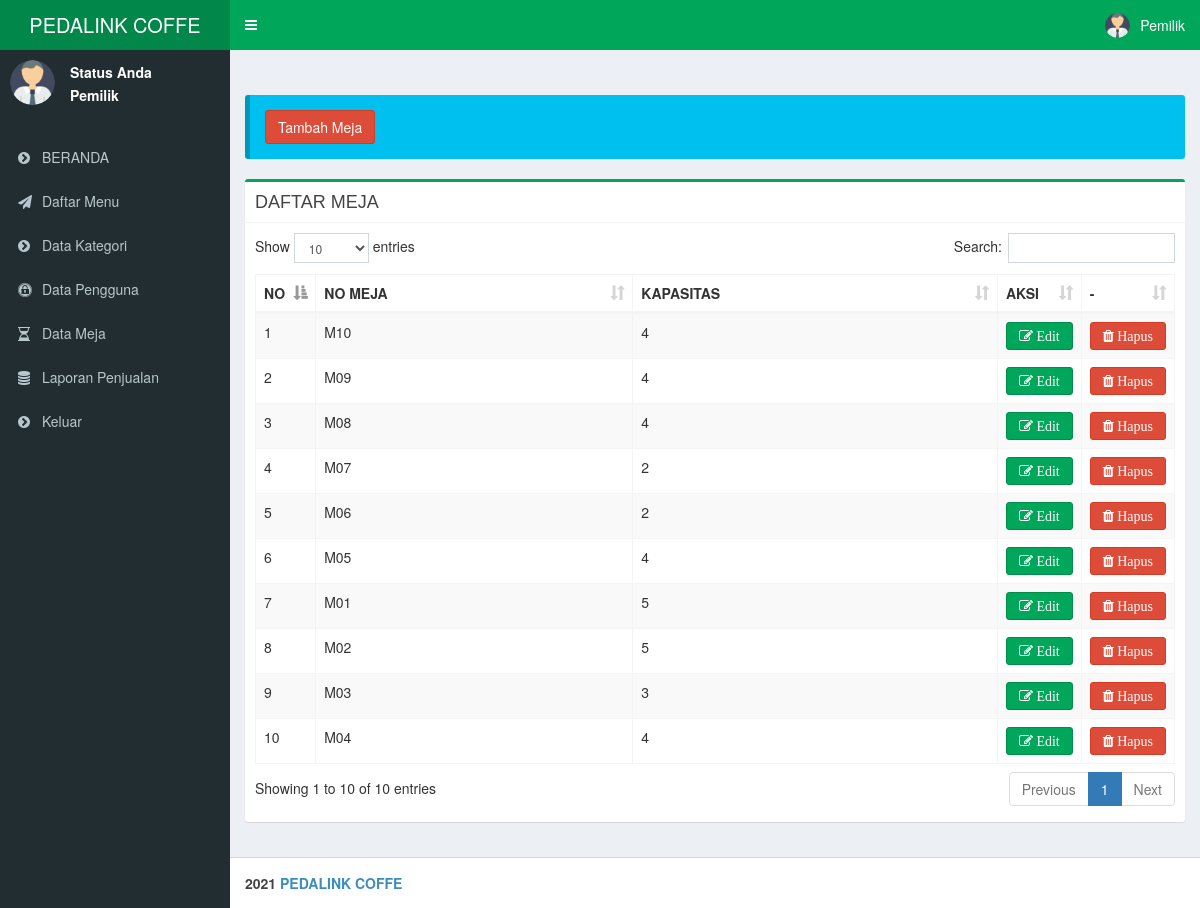
Page /beranda.php?page=meja (signed in) on the committed database.
### tables this page shows
CREATE TABLE IF NOT EXISTS `meja` (
  `kode` int(3) NOT NULL AUTO_INCREMENT,
  `no_meja` varchar(3) NOT NULL,
  `kapasitas` int(3) NOT NULL,
  `status` enum('tersedia','berisi','Reservasi') NOT NULL,
  PRIMARY KEY (`kode`)
);

### modul/meja/index.php (the view, shortened to what this page needs)
<section class="content-header">
  <div class="callout callout-info">
    <button class="btn btn-danger" data-toggle="modal" data-target="#modal-default">Tambah Meja</button>
  </div>
</section>
<div class="col-md-12">
  <div class="box box-success">
    <div class="box-header with-border">
      <h3 class="box-title">DAFTAR MEJA</h3>
    </div>
    <div class="box-body table-responsive">
      <table class="table table-bordered table-striped">
        <table id="example1" class="table table-bordered table-striped">
          <thead>
            <tr>
              <th width="5%">NO</th>
              <th>NO MEJA</th>
              <th>KAPASITAS</th>
              <th width="8%">AKSI</th>
              <th width="8%">-</th>
            </tr>
          </thead>
          <tbody>
            <?php
            $no = 1;
            $qry = mysqli_query($konek, "SELECT * FROM meja order by kode desc");
            while ($data = mysqli_fetch_array($qry)) {
              ?>
              <tr>
                <td><?php echo $no++; ?></td>
                <td><?php echo $data['no_meja']; ?></td>
                <td><?php echo $data['kapasitas']; ?></td>
                <td> <a href="beranda.php?page=edit_meja&id=<?php echo base64_encode($data['kode']); ?>" class="fa fa-edit btn btn-success"> Edit</a></td>
                <td> <a onClick="return confirm('Data ini akan di hapus.?')" href="beranda.php?page=meja&hapus=<?php echo $data['kode']; ?>" class="fa fa-trash btn btn-danger"> Hapus </a></td>
              </tr>
            <?php } ?>
        </table>
    </div>
  </div>
</div>
</div>

### rows in the picture
meja: no_meja "M10", kapasitas "4"
meja: no_meja "M09", kapasitas "4"
meja: no_meja "M08", kapasitas "4"
meja: no_meja "M07", kapasitas "2"
meja: no_meja "M06", kapasitas "2"
meja: no_meja "M05", kapasitas "4"
meja: no_meja "M01", kapasitas "5"
meja: no_meja "M02", kapasitas "5"
meja: no_meja "M03", kapasitas "3"
meja: no_meja "M04", kapasitas "4"

### other values in the picture
$_SESSION['level'] "Pemilik"
